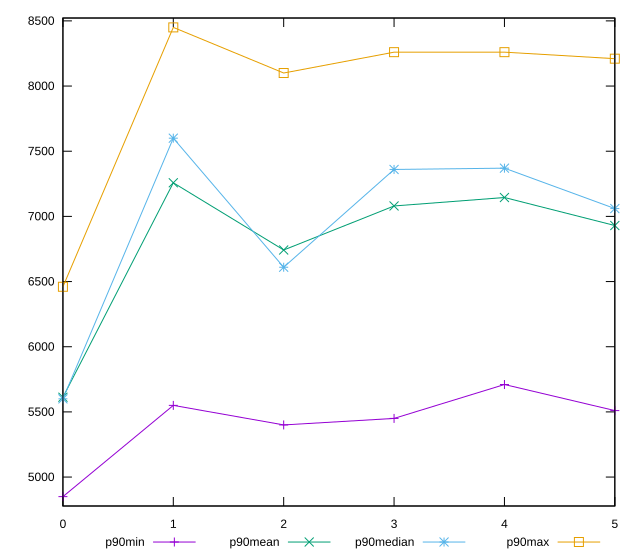

The gnuplot source for this figure:
reset

$p90Min <<EOF
0 4850
1 5550
2 5400
3 5450
4 5710
5 5510
EOF

$p90Mean <<EOF
0 5612.417582417583
1 7257.802197802198
2 6742.197802197802
3 7080
4 7144.8351648351645
5 6929.780219780219
EOF

$p90Median <<EOF
0 5600
1 7600
2 6610
3 7360
4 7370
5 7060
EOF

$p90Max <<EOF
0 6460
1 8450
2 8100
3 8260
4 8260
5 8210
EOF

set key outside below
set xrange [0:5]
set yrange [4778:8522]
set trange [4778:8522]
set terminal svg size 640, 560 enhanced background rgb 'white'
set output "reprap/uses-http2/progression/value.svg"

plot $p90Min title "p90min" with linespoints, \
     $p90Mean title "p90mean" with linespoints, \
     $p90Median title "p90median" with linespoints, \
     $p90Max title "p90max" with linespoints

reset
